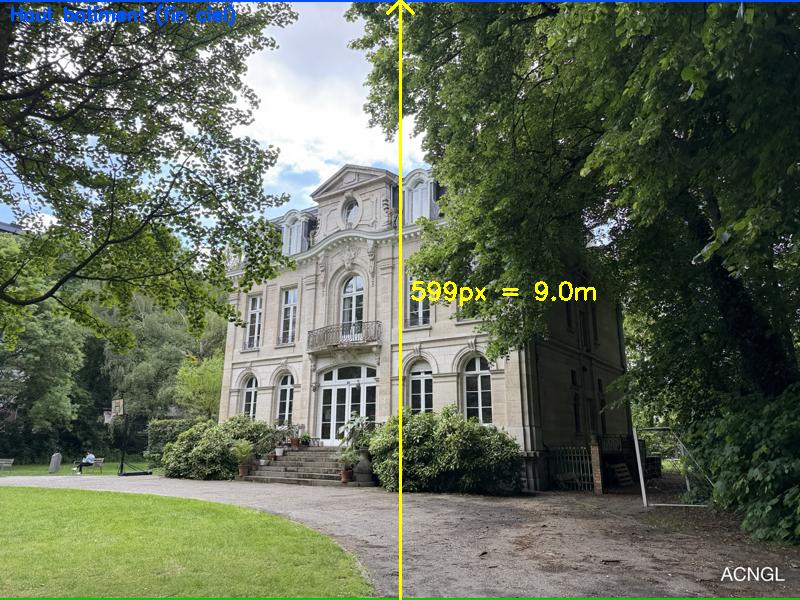
#> input picture resultat_hauteur_auto.jpg, 800 x 600 px, given as the content of the folder C:/Users/pc/Desktop/RCP_simulator/nn, which was not available
$ python creer_dataset.py
#> lines starting #> are read from the running program, lines starting #| are printed output that depends on the picture; pictures that were not available may be replaced by others from this repository, and a replacement may not be noted
import os
from PIL import Image

# Dossier de tes photos originales
DOSSIER_PHOTOS = r"C:\Users\pc\Desktop\RCP_simulator\nn"

# Dossier dataset à créer
DOSSIER_DATASET = r"C:\Users\pc\Desktop\RCP_simulator\nn\dataset"

angles = {
    "0":   0,
    "90":  90,
    "180": 180,
    "270": 270,
}

# Créer les dossiers
for label in angles:
    os.makedirs(os.path.join(DOSSIER_DATASET, "train", label), exist_ok=True)
    os.makedirs(os.path.join(DOSSIER_DATASET, "val",   label), exist_ok=True)

# Lister toutes les photos
photos = [f for f in os.listdir(DOSSIER_PHOTOS) if f.endswith(".jpg") or f.endswith(".jpeg") or f.endswith(".png")]

print(f"{len(photos)} photos trouvees")

for i, nom_photo in enumerate(photos):
    chemin = os.path.join(DOSSIER_PHOTOS, nom_photo)
    image  = Image.open(chemin).convert("RGB")
#> image is the input picture: PIL image 800x600 RGB; mean R, G, B 96.5, 105.4, 87.1

    for label, angle in angles.items():
        image_rot = image.rotate(angle, expand=True)
        image_rot = image_rot.resize((224, 224))

        # 80% train / 20% val
        dossier = "train" if i % 5 != 0 else "val"
        nom_sortie = f"{nom_photo.replace('.jpg','').replace('.jpeg','').replace('.png','')}_{label}.jpg"
        chemin_sortie = os.path.join(DOSSIER_DATASET, dossier, label, nom_sortie)
        image_rot.save(chemin_sortie)
#> this loop made 4 passes
#> pass 1, `image_rot = image_rot.resize((224, 224))`:
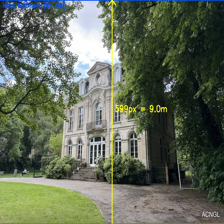
#> image_rot: PIL image 224x224 RGB; mean R, G, B 96.5, 105.4, 87.1
#> pass 2, `image_rot = image.rotate(angle, expand=True)`:
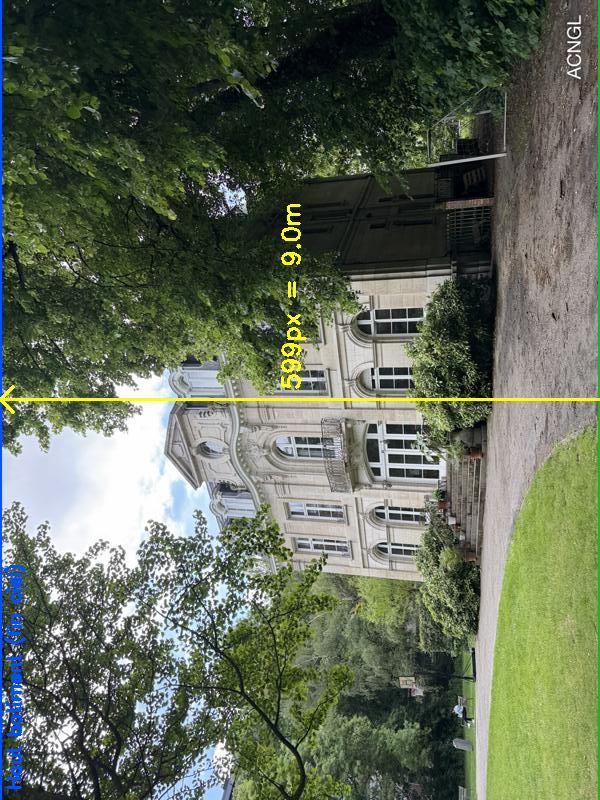
#> image_rot: PIL image 600x800 RGB; mean R, G, B 96.5, 105.4, 87.1
#> pass 2, `image_rot = image_rot.resize((224, 224))`:
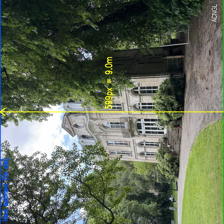
#> image_rot: PIL image 224x224 RGB; mean R, G, B 96.5, 105.4, 87.1
#> pass 3, `image_rot = image.rotate(angle, expand=True)`:
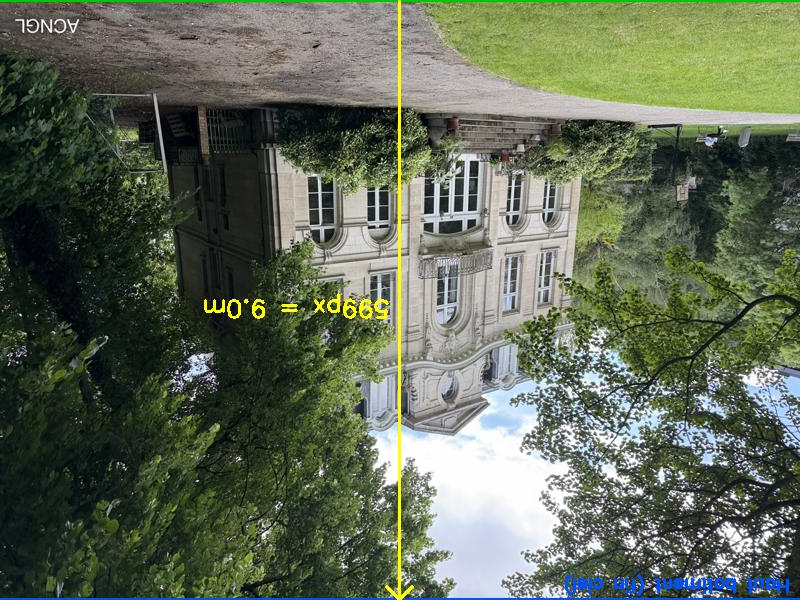
#> image_rot: PIL image 800x600 RGB; mean R, G, B 96.5, 105.4, 87.1
#> after the loop:
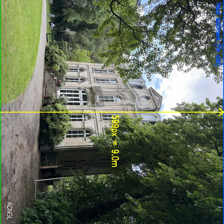
#> image_rot: PIL image 224x224 RGB; mean R, G, B 96.5, 105.4, 87.1

print("Dataset cree avec succes !")
print(f"Dossier : {DOSSIER_DATASET}")
#| Dossier : C:\Users\pc\Desktop\RCP_simulator\nn\dataset
